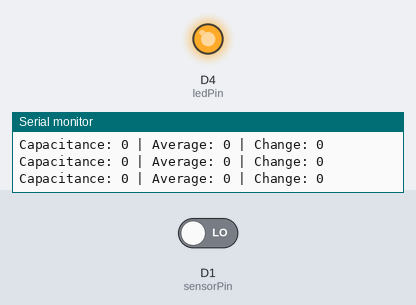
This sketch was run on a simulated ESP8266 (NodeMCU). Parts: output pins drawn as LEDs (lit = HIGH), the last lines printed to the serial monitor. The inputs (shaded band) are chosen by the test bench; at power-on: D1 (sensorPin) LOW.

Above: at 1.2 s.
1.3 s: D1 (sensorPin) driven HIGH
At 1.7 s:
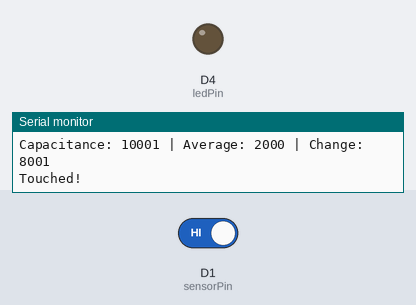
2.8 s: D1 (sensorPin) driven LOW
At 3.2 s:
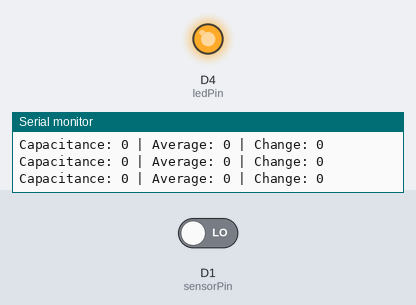
Timing chart, 0 to 5.8 s (numbered marks = the images above; inputs shaded):
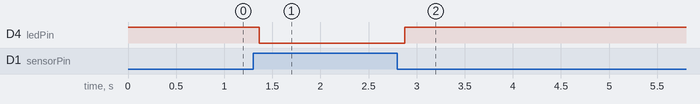

The sketch:

ws2812b_test.ino
```cpp
const int sensorPin = D1; // Pin connected to the sensor wire
const int ledPin = LED_BUILTIN; // Built-in LED pin
const int sampleSize = 10; // Number of samples for moving average
const int threshold = 1; // Change threshold for touch detection

long readings[sampleSize]; // Array for moving average
int readIndex = 0; // Current index for the readings
long total = 0; // Total of the readings
long lastReading = 0; // Last capacitance reading

void setup() {
  Serial.begin(115200);

  // Set up sensor and LED pins
  pinMode(sensorPin, INPUT);
  pinMode(ledPin, OUTPUT);
  digitalWrite(ledPin, HIGH); // Initialize LED off

  // Initialize readings to 0
  for (int i = 0; i < sampleSize; i++) {
    readings[i] = 0;
  }
}

void loop() {
  long capacitance = capacitiveSensor(sensorPin);

  // Update the moving average
  total -= readings[readIndex];
  readings[readIndex] = capacitance;
  total += readings[readIndex];
  readIndex = (readIndex + 1) % sampleSize;

  long averageCapacitance = total / sampleSize;

  // Calculate the rate of change
  long change = capacitance - averageCapacitance;

  // Print values for debugging
  Serial.print("Capacitance: ");
  Serial.print(capacitance);
  Serial.print(" | Average: ");
  Serial.print(averageCapacitance);
  Serial.print(" | Change: ");
  Serial.println(change);

  // Check for significant change and turn LED on or off
  if ((change) > threshold) {
    Serial.println("Touched!");
    digitalWrite(ledPin, LOW);  // Turn the LED on (LOW is on for built-in LED)
    delay(100);                 // Small delay for visual feedback
  } else {
    digitalWrite(ledPin, HIGH);  // Turn the LED off (HIGH is off for built-in LED)
  }

  delay(10); // Adjust the delay as needed
}

// Function to read capacitance
long capacitiveSensor(int pin) {
  long start = millis();
  long count = 0;

  pinMode(pin, OUTPUT);
  digitalWrite(pin, HIGH);
  delay(1);
  pinMode(pin, INPUT);

  while (digitalRead(pin) == HIGH) {
    count++;
    if (count > 10000) {
      break;
    }
  }

  return count;
}
```

Measured:
- after the input at 1.3 s, D4 (ledPin): HIGH → LOW after 0.06 s
- after the input at 2.8 s, D4 (ledPin): LOW → HIGH after 0.07 s instead of 3.6 s
